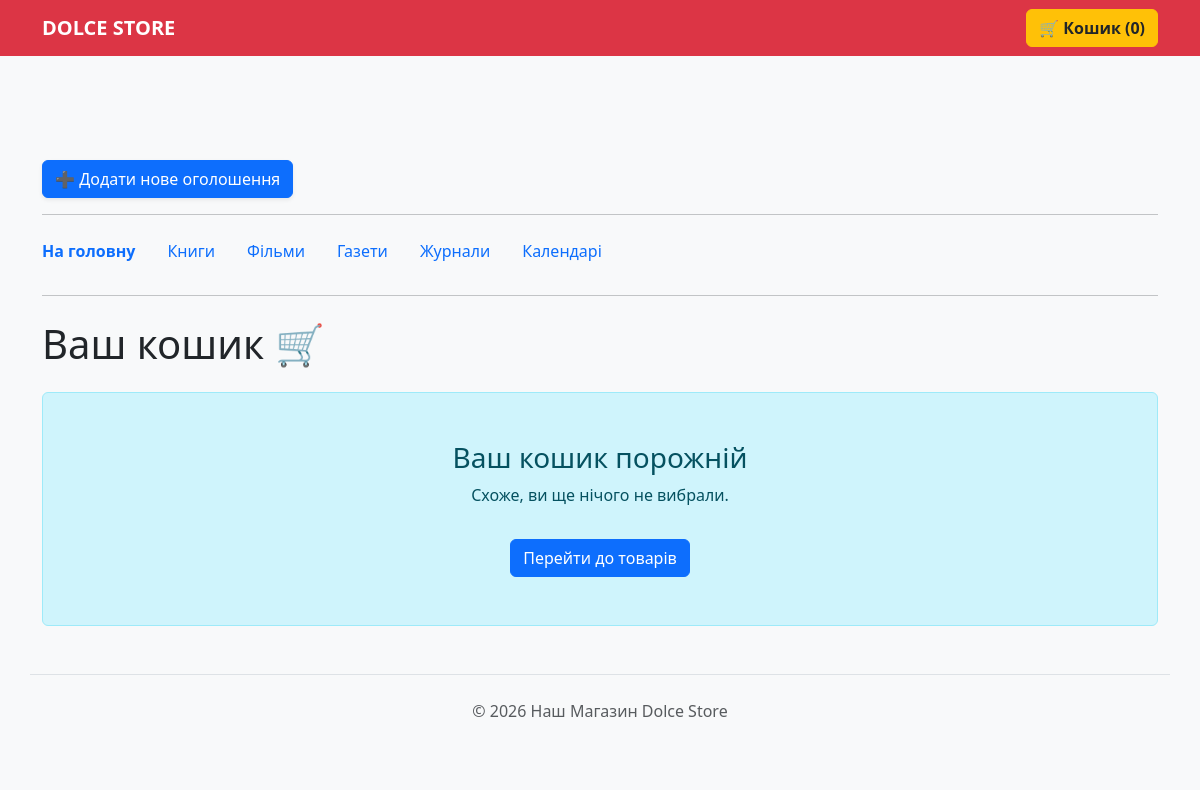
Page /cart/ on the committed database.
### samples/models.py (models this page shows, shortened)
class Rubric(models.Model):
    name = models.CharField(max_length=20, db_index=True, verbose_name='Назва')

### samples/views.py (the view, shortened to what this page needs)
# urls.py: path('cart/', show_cart, name='cart'),
def show_cart(request):
    cart = request.session.get('cart', {})
    products = Bd.objects.filter(pk__in=cart.keys())
    cart_items = []
    total_price = 0
    rubrics = Rubric.objects.all()
    return render(request, 'samples/cart.html', {
        'cart_items': cart_items,
        'total_price': total_price,
        'rubrics': rubrics
    })

### samples/views.py (called while the page is built)
def cart_total(request):
    cart = request.session.get('cart', {})
    total = 0
    if isinstance(cart, dict):
        total = sum(cart.values())
    return {'cart_total_quantity': total}

### samples/templates/samples/cart.html (shortened to what this page needs)
{% extends "layout/base.html" %}
{% block content %}
<h1 class="my-4">Ваш кошик 🛒</h1>
{% if cart_items %}
    <div class="table-responsive">
        <table class="table table-hover">
            <thead class="table-dark">
                <tr>
                    <th>Товар</th>
                    <th>Ціна</th>
                </tr>
            </thead>
            <tbody>
            {% for item in cart_items %}
            <tr>
                <td>{{ item.product.title }}</td>
        <td>{{ item.product.price }} грн.</td>
        <td class="text-end">
            <a href="{% url 'remove_from_cart' item.product.pk %}" class="btn btn-sm btn-outline-danger">
                ✖ Видалити
            </a>
        </td>
    </tr>
    {% endfor %}
    <tr class="table-warning">
        <td><strong>Разом:</strong></td>
        <td colspan="2"><strong>{{ total_price }} грн.</strong></td>
    </tr>
</tbody>
        </table>
    </div>
    <div class="d-flex justify-content-between mt-4">
        <a href="{% url 'index' %}" class="btn btn-secondary">← Продовжити покупки</a>
        <a href="{% url 'clear_cart' %}" class="btn btn-outline-danger">🗑 Очистити кошик</a>
       <a href="{% url 'checkout' %}" class="btn btn-success btn-lg">Оформити замовлення</a>
    </div>
{% else %}
    <div class="alert alert-info py-5 text-center">
        <h3>Ваш кошик порожній</h3>
        <p>Схоже, ви ще нічого не вибрали.</p>
        <a href="{% url 'index' %}" class="btn btn-primary mt-3">Перейти до товарів</a>
    </div>
{% endif %}
{% endblock %}

### samples/templates/layout/base.html (shortened to what this page needs)
<!DOCTYPE html>
<html lang="uk">
<head>
    <link href="https://cdn.jsdelivr.net/npm/bootstrap@5.3.0/dist/css/bootstrap.min.css" rel="stylesheet">
    {% load static %}
    <link rel="stylesheet" href="{% static 'css_store/style.css' %}">
</head>
<body>
    <nav class="navbar navbar-expand-lg navbar-dark bg-danger fixed-top">
        <div class="container">
            <a class="navbar-brand fw-bold" href="/">DOLCE STORE</a>
            <div class="ms-auto">
                <a href="{% url 'cart' %}" class="btn btn-warning text-dark fw-bold">
                🛒 Кошик ({{ cart_total_quantity|default:0 }})
                </a>
            </div>
        </div>
    </nav>
    <div class="container" style="margin-top: 80px;">
        <div class="mb-4">
            <div class="d-flex justify-content-between align-items-center">
                <a href="{% url 'add' %}" class="btn btn-primary shadow-sm">➕ Додати нове оголошення</a>
            </div>
            <hr>
            <nav class="nav">
                <a class="nav-link ps-0 fw-bold" href="{% url 'index' %}">На головну</a>
                {% for rubric in rubrics %}
                    <a class="nav-link" href="{% url 'by_rubric' rubric.pk %}">{{ rubric.name }}</a>
                {% endfor %}
            </nav>
        </div>
        <hr>
        {% block content %}
        {% endblock %}
    </div>
    <footer class="container mt-5 py-4 border-top text-center text-muted">
        <p>© 2026 Наш Магазин Dolce Store</p>
    </footer>
</body>
</html>

### samples/static/css_store/style.css (style rules this page uses)
body { padding-top: 80px !important; background-color: #f8f9fa; }
.navbar { z-index: 1000 !important; }

### rows in the picture
Rubric: name "Книги"
Rubric: name "Фільми"
Rubric: name "Газети"
Rubric: name "Журнали"
Rubric: name "Календарі"

### other values in the picture
{{ cart_total_quantity|default:0 }} "0"
